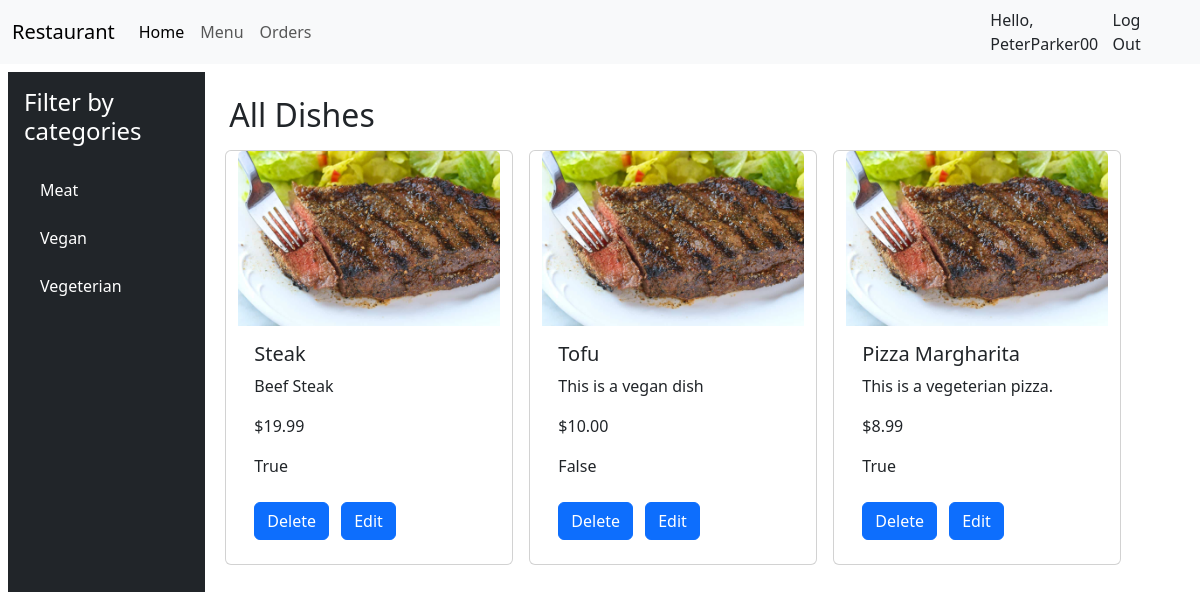
The app's page /restaurant/menu/ (signed in) with its own data.
### menu/models.py (models this page shows, shortened)
class Category(models.Model):
    name = models.CharField(max_length=20)

class Dish(models.Model):
    name = models.CharField(max_length=50)
    description = models.CharField(max_length=100, blank=True)
    price = models.DecimalField(max_digits=4, decimal_places=2)
    category = models.ForeignKey(
        Category, on_delete=models.CASCADE, related_name="dishes"
    )
    is_available = models.BooleanField(default=True)

### menu/views.py (the view)
# urls.py: path("", views.index, name="index"),
def index(request, category_id=None):
    if not request.user.is_authenticated:
        messages.warning(request, "You must be login to access this page!")
        return redirect("login")
    else:
        categories = Category.objects.all()
        if category_id:
            selected_category = get_object_or_404(Category, id=category_id)
            dishes = Dish.objects.filter(category=selected_category)
        else:
            dishes = Dish.objects.all()
            selected_category = None
        return render(
            request,
            "index.html",
            {
                "dishes": dishes,
                "categories": categories,
                "selected_category": selected_category,
            },
        )

### templates/index.html (shortened to what this page needs)
<!DOCTYPE html>
<html lang="en">
  <head>
  </head>
  <body>
    {% extends 'base.html' %} {% block content %}
    <div class="row m-2">
      <div
        class="col-md-3 col-lg-2 bg-dark text-white d-flex flex-column vh-100 p-3"
      >
        <h4 class="mb-4">Filter by categories</h4>
        <ul class="nav flex-column">
          {% for category in categories %}
          <li class="nav-item mb-2">
            <a
              href="{% url 'filter_by_category' category.id %}"
              class="nav-link text-white"
            >
              {{ category.name }}
            </a>
          </li>
          {% endfor %}
        </ul>
      </div>
      <div class="col-md-9 col-lg-10 p-4">
        <h2>
          {% if selected_category %} {{ selected_category.name }} {% else %} All
          Dishes {% endif %}
        </h2>
        <div class="row">
          {% for dish in dishes %} {% include 'card.html' %} {% endfor %}
        </div>
      </div>
    </div>
    {% endblock %}

### templates/base.html (shortened to what this page needs)
<!DOCTYPE html>
<html lang="en">
  <head>
    <link
      href="https://cdn.jsdelivr.net/npm/bootstrap@5.3.2/dist/css/bootstrap.min.css"
      rel="stylesheet"
    />
  </head>
  <body>
    <nav class="navbar navbar-expand-lg bg-body-tertiary">
      <div class="container-fluid">
        <a class="navbar-brand" href="{% url 'index' %}">Restaurant</a>
        <div class="collapse navbar-collapse" id="navbarNav">
          <ul class="navbar-nav">
            <li class="nav-item">
              <a
                class="nav-link active"
                aria-current="page"
                href="{% url 'index' %}"
                >Home</a
              >
            </li>
            <li class="nav-item">
              <a class="nav-link" href="{% url 'index' %}">Menu</a>
            </li>
            <li class="nav-item">
              <a
                class="nav-link"
                aria-current="page"
                href="{% url 'my_orders' %}"
                >Orders</a
              >
            </li>
          </ul>
        </div>
      </div>
      <div class="d-flex mx-3 px-4">
        {% if user.is_authenticated %}
        <span>Hello, {{user.username}}</span>
        <a class="nav-link" href="{% url 'logout' %}">Log Out</a>
        {% else %}
        <a class="nav-link mx-2" href="{% url 'login' %}">Login</a>
        <a class="nav-link" href="{% url 'signup' %}">Signup</a>
        {% endif %}
      </div>
    </nav>
    <main>{% block content %} {% endblock %}</main>
  </body>
</html>

### templates/card.html
{% load static %}
<div class="card h-100 m-2" style="width: 18rem">
  <a href="{% url 'detail' dish.id %}">
    <img src="{% static 'dish1.jpg' %}" class="card-img-top" alt="..." />
  </a>
  <div class="card-body">
    <h5 class="card-title">{{ dish.name }}</h5>
    <p class="card-text">{{ dish.description }}</p>
    <p class="card-text">${{ dish.price }}</p>
    <p class="card-text">{{ dish.is_available }}</p>
    <a href="{% url 'delete' dish.id %}" class="btn btn-primary">Delete</a>
    <a href="{% url 'edit' dish.id %}" class="btn btn-primary m-2">Edit</a>
  </div>
</div>

### records on screen
Category: name "Meat"
Category: name "Vegan"
Category: name "Vegeterian"
Dish: name "Steak", description "Beef Steak", price "19.99", is_available "True"
Dish: name "Tofu", description "This is a vegan dish", price "10.00", is_available "False"
Dish: name "Pizza Margharita", description "This is a vegeterian pizza.", price "8.99", is_available "True"

### other values on screen
{{ user.username }} "PeterParker00"
